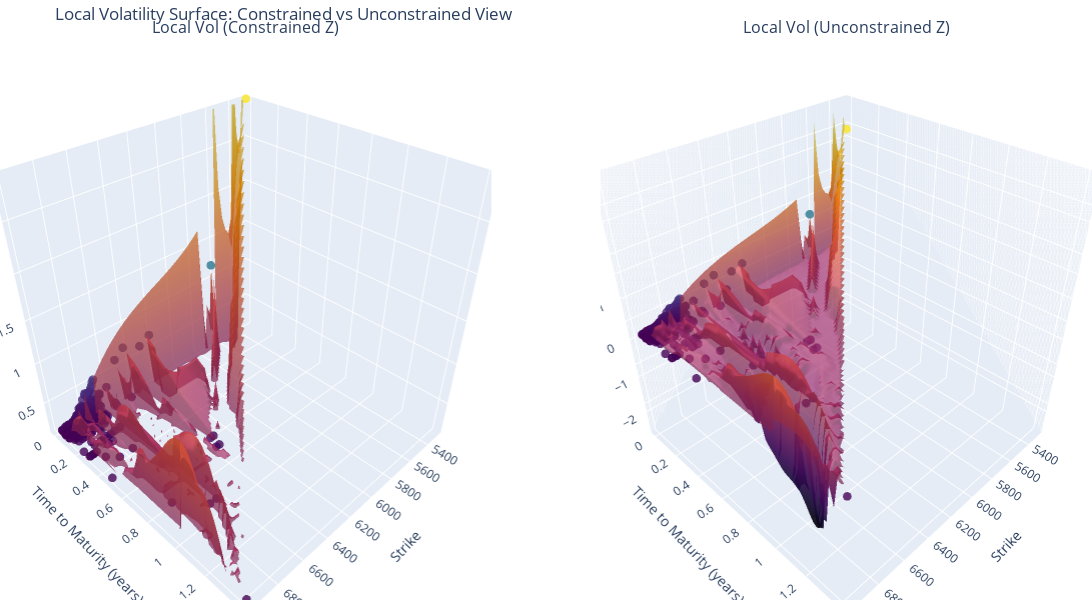

The notebook cell saved with this chart:
### Markdown cell above
### Local Vol using Interpolation

### Code cell
impvol_interp = interp
params = [calls["S0"].iloc[0],calls["r"].iloc[0],impvol_interp]
local_vol_surface = get_local_vol_surface(calls,params)
plot_local_vol_surface(calls,local_vol_surface)

### Figure 1 — Plotly figure (JSON) as saved in the notebook; plotly's stock layout.template omitted (floating-point values rounded to 4 significant figures; data arrays with more than 128 entries replaced by an {"elided": "..."} marker saying what was removed)
{"data": [{"marker": {"color": {"elided": "317 float values"}, "colorscale": [[0, "#440154"], [0.1111, "#482878"], [0.2222, "#3e4989"], [0.3333, "#31688e"], [0.4444, "#26828e"], [0.5556, "#1f9e89"], [0.6667, "#35b779"], [0.7778, "#6ece58"], [0.8889, "#b5de2b"], [1, "#fde725"]], "opacity": 0.8, "size": 3}, "mode": "markers", "name": "Data Points", "scene": "scene", "showlegend": false, "type": "scatter3d", "x": {"elided": "317 float values"}, "y": {"elided": "317 float values"}, "z": {"elided": "317 float values"}}, {"colorscale": [[0, "#000004"], [0.1111, "#1b0c41"], [0.2222, "#4a0c6b"], [0.3333, "#781c6d"], [0.4444, "#a52c60"], [0.5556, "#cf4446"], [0.6667, "#ed6925"], [0.7778, "#fb9b06"], [0.8889, "#f7d13d"], [1, "#fcffa4"]], "opacity": 0.7, "scene": "scene", "showlegend": false, "showscale": false, "type": "surface", "x": {"elided": "60x60 float values"}, "y": {"elided": "60x60 float values"}, "z": {"elided": "60x60 float values"}}, {"marker": {"color": {"elided": "317 float values"}, "colorscale": [[0, "#440154"], [0.1111, "#482878"], [0.2222, "#3e4989"], [0.3333, "#31688e"], [0.4444, "#26828e"], [0.5556, "#1f9e89"], [0.6667, "#35b779"], [0.7778, "#6ece58"], [0.8889, "#b5de2b"], [1, "#fde725"]], "opacity": 0.8, "size": 3}, "mode": "markers", "name": "Data Points", "scene": "scene2", "showlegend": false, "type": "scatter3d", "x": {"elided": "317 float values"}, "y": {"elided": "317 float values"}, "z": {"elided": "317 float values"}}, {"colorscale": [[0, "#000004"], [0.1111, "#1b0c41"], [0.2222, "#4a0c6b"], [0.3333, "#781c6d"], [0.4444, "#a52c60"], [0.5556, "#cf4446"], [0.6667, "#ed6925"], [0.7778, "#fb9b06"], [0.8889, "#f7d13d"], [1, "#fcffa4"]], "opacity": 0.7, "scene": "scene2", "showlegend": false, "showscale": false, "type": "surface", "x": {"elided": "60x60 float values"}, "y": {"elided": "60x60 float values"}, "z": {"elided": "60x60 float values"}}], "layout": {"annotations": [{"font": {"size": 16}, "showarrow": false, "text": "Local Vol (Constrained Z)", "x": 0.225, "xanchor": "center", "xref": "paper", "y": 1, "yanchor": "bottom", "yref": "paper"}, {"font": {"size": 16}, "showarrow": false, "text": "Local Vol (Unconstrained Z)", "x": 0.775, "xanchor": "center", "xref": "paper", "y": 1, "yanchor": "bottom", "yref": "paper"}], "height": 600, "margin": {"b": 0, "l": 0, "r": 0, "t": 40}, "scene": {"domain": {"x": [0, 0.45], "y": [0, 1]}, "xaxis": {"title": {"text": "Strike"}}, "yaxis": {"title": {"text": "Time to Maturity (years)"}}, "zaxis": {"range": [0.1019, 2.926], "title": {"text": "Volatility"}}}, "scene2": {"domain": {"x": [0.55, 1], "y": [0, 1]}, "xaxis": {"title": {"text": "Strike"}}, "yaxis": {"title": {"text": "Time to Maturity (years)"}}, "zaxis": {"title": {"text": "Volatility"}}}, "title": {"text": "Local Volatility Surface: Constrained vs Unconstrained View"}, "width": 1200}}
